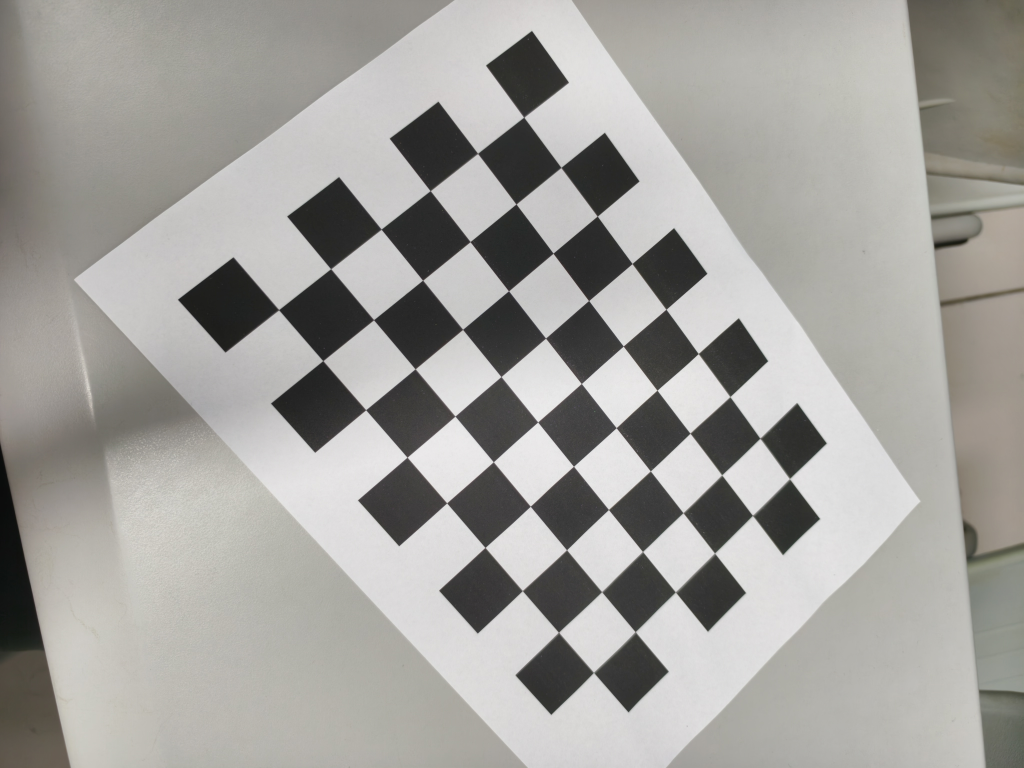
#> input picture 实验一/实验12/待标定图像/1.jpg, 4096 x 3072 px (shown at 1/4 size); its folder holds 4 pictures in this run; the run also reads 1 picture not shown here
$ python task12.py
#> lines starting #> are read from the running program, lines starting #| are printed output that depends on the picture
import cv2
import numpy as np
from pathlib import Path
import matplotlib.pyplot as plt


# =========================
# 1. 基本参数设置
# =========================

# WSL / Ubuntu 下的图片文件夹路径
IMAGE_DIR = Path("/home/lzy/cv-course/build/实验12/待标定图像")

# 输出结果保存文件夹
OUTPUT_DIR = Path("/home/lzy/cv-course/build/实验12/标定结果")
OUTPUT_DIR.mkdir(parents=True, exist_ok=True)

# 棋盘格内角点数量
# 注意：这里是“内角点”数量，不是黑白格子的数量
# 常见作业要求为 9 × 6
CHESSBOARD_SIZE = (9, 6)

# 每个小方格的实际边长，单位：mm
# 如果你用的是 25 mm，就写 25.0；如果是 30 mm，就改成 30.0
SQUARE_SIZE = 25.0


# =========================
# 2. 构造棋盘格三维坐标
# =========================

# objp 用来存放棋盘格角点在真实世界中的三维坐标
# 假设棋盘格平面为 Z = 0
objp = np.zeros((CHESSBOARD_SIZE[0] * CHESSBOARD_SIZE[1], 3), np.float32)

# 生成 (0,0,0), (1,0,0), (2,0,0) ... 这样的点
objp[:, :2] = np.mgrid[
    0:CHESSBOARD_SIZE[0],
    0:CHESSBOARD_SIZE[1]
].T.reshape(-1, 2)

# 乘以实际方格边长，得到单位为 mm 的真实坐标
objp *= SQUARE_SIZE


# =========================
# 3. 读取图片并检测角点
# =========================

# 存放三维点和二维图像点
objpoints = []
imgpoints = []

# 支持的图片格式
image_extensions = ["*.jpg", "*.jpeg", "*.png", "*.bmp", "*.tif", "*.tiff"]

image_paths = []
for ext in image_extensions:
    image_paths.extend(IMAGE_DIR.glob(ext))

image_paths = sorted(image_paths)

if len(image_paths) == 0:
    raise FileNotFoundError(f"没有在该文件夹中找到图片：{IMAGE_DIR}")

print(f"共找到 {len(image_paths)} 张图片。")

# 亚像素角点优化的终止条件
criteria = (
    cv2.TERM_CRITERIA_EPS + cv2.TERM_CRITERIA_MAX_ITER,
    30,
    0.001
)

# 用于记录图像大小
image_size = None

success_count = 0
failed_images = []

for idx, img_path in enumerate(image_paths):
    print(f"\n正在处理第 {idx + 1}/{len(image_paths)} 张图片：{img_path.name}")

    # 为了更好支持中文路径，这里使用 np.fromfile + cv2.imdecode 读取图片
    img_array = np.fromfile(str(img_path), dtype=np.uint8)
    img = cv2.imdecode(img_array, cv2.IMREAD_COLOR)
#> img is the input picture: shape (3072, 4096, 3); mean B, G, R 157, 160.9, 162.5

    if img is None:
        print("读取失败，跳过该图片。")
        failed_images.append(img_path.name)
        continue

    gray = cv2.cvtColor(img, cv2.COLOR_BGR2GRAY)

    if image_size is None:
        image_size = gray.shape[::-1]  # OpenCV 中图像尺寸格式为 (width, height)
#> image_size = (4096, 3072)

    # 检测棋盘格角点
    ret, corners = cv2.findChessboardCorners(
        gray,
        CHESSBOARD_SIZE,
        None
    )
#> ret = False; corners = 50 rows, first 8: [2096, 470], [2245, 671.5], [2065.5, 817.5], [1912, 614.5], [2390.5, 866], [2213.5, 1014], [2036, 1165], [1882, 968]

    if ret:
        success_count += 1
        print("角点检测成功。")

        # 亚像素精度优化
        corners_subpix = cv2.cornerSubPix(
            gray,
            corners,
            winSize=(11, 11),
            zeroZone=(-1, -1),
            criteria=criteria
        )

        objpoints.append(objp)
        imgpoints.append(corners_subpix)

        # 绘制角点检测结果
        img_corners = img.copy()
        cv2.drawChessboardCorners(
            img_corners,
            CHESSBOARD_SIZE,
            corners_subpix,
            ret
        )

        save_path = OUTPUT_DIR / f"角点检测结果_{success_count:02d}_原图{img_path.stem}.jpg"
        cv2.imencode(".jpg", img_corners)[1].tofile(str(save_path))

    else:
        print("角点检测失败。")
        failed_images.append(img_path.name)


print("\n============================")
print("角点检测统计")
print("============================")
print(f"成功检测图片数量：{success_count}")
print(f"检测失败图片数量：{len(failed_images)}")

if failed_images:
    print("\n检测失败的图片：")
    for name in failed_images:
        print(f"- {name}")

if success_count < 3:
    raise RuntimeError("成功检测角点的图片太少，无法完成可靠标定。建议至少使用 10~15 张有效图片。")


# =========================
# 4. 相机标定
# =========================

ret, camera_matrix, dist_coeffs, rvecs, tvecs = cv2.calibrateCamera(
    objpoints,
    imgpoints,
    image_size,
    None,
    None
)

print("\n============================")
print("相机标定结果")
print("============================")

print("\n相机内参矩阵 K：")
print(camera_matrix)

print("\n畸变参数 D：")
print(dist_coeffs)

print("\nOpenCV 返回的 RMS 重投影误差：")
print(ret)


# =========================
# 5. 手动计算平均重投影误差
# =========================

total_error = 0
per_image_errors = []

for i in range(len(objpoints)):
    projected_points, _ = cv2.projectPoints(
        objpoints[i],
        rvecs[i],
        tvecs[i],
        camera_matrix,
        dist_coeffs
    )

    error = cv2.norm(imgpoints[i], projected_points, cv2.NORM_L2) / len(projected_points)
    per_image_errors.append(error)
    total_error += error

mean_error = total_error / len(objpoints)

print("\n每张图片的平均重投影误差：")
for i, error in enumerate(per_image_errors):
    print(f"第 {i + 1} 张有效图片：{error:.4f} pixel")

print("\n总平均重投影误差：")
print(f"{mean_error:.4f} pixel")


# =========================
# 6. 保存标定结果
# =========================

np.savez(
    OUTPUT_DIR / "camera_calibration_result.npz",
    camera_matrix=camera_matrix,
    dist_coeffs=dist_coeffs,
    rvecs=rvecs,
    tvecs=tvecs,
    reprojection_error=mean_error
)

with open(OUTPUT_DIR / "camera_calibration_result.txt", "w", encoding="utf-8") as f:
    f.write("相机标定结果\n")
    f.write("============================\n\n")

    f.write("相机内参矩阵 K：\n")
    f.write(str(camera_matrix))
    f.write("\n\n")

    f.write("畸变参数 D：\n")
    f.write(str(dist_coeffs))
    f.write("\n\n")

    f.write(f"OpenCV RMS 重投影误差：{ret}\n")
    f.write(f"平均重投影误差：{mean_error:.4f} pixel\n\n")

    f.write("每张有效图片的重投影误差：\n")
    for i, error in enumerate(per_image_errors):
        f.write(f"第 {i + 1} 张有效图片：{error:.4f} pixel\n")

    if failed_images:
        f.write("\n角点检测失败图片：\n")
        for name in failed_images:
            f.write(f"{name}\n")


# =========================
# 7. 对一张图片进行去畸变处理
# =========================

# 默认选择第一张成功检测的图片进行去畸变
undistort_img_path = None

for img_path in image_paths:
    img_array = np.fromfile(str(img_path), dtype=np.uint8)
    img = cv2.imdecode(img_array, cv2.IMREAD_COLOR)

    if img is None:
        continue

    gray = cv2.cvtColor(img, cv2.COLOR_BGR2GRAY)
    ret_find, corners = cv2.findChessboardCorners(gray, CHESSBOARD_SIZE, None)

    if ret_find:
        undistort_img_path = img_path
        break

if undistort_img_path is None:
    raise RuntimeError("没有找到可用于去畸变处理的图片。")

img_array = np.fromfile(str(undistort_img_path), dtype=np.uint8)
img = cv2.imdecode(img_array, cv2.IMREAD_COLOR)

h, w = img.shape[:2]
#> h = 4096; w = 3072

# 获取优化后的新相机矩阵
new_camera_matrix, roi = cv2.getOptimalNewCameraMatrix(
    camera_matrix,
    dist_coeffs,
    (w, h),
    alpha=0,
    newImgSize=(w, h)
)

# 去畸变
undistorted = cv2.undistort(
    img,
    camera_matrix,
    dist_coeffs,
    None,
    new_camera_matrix
)
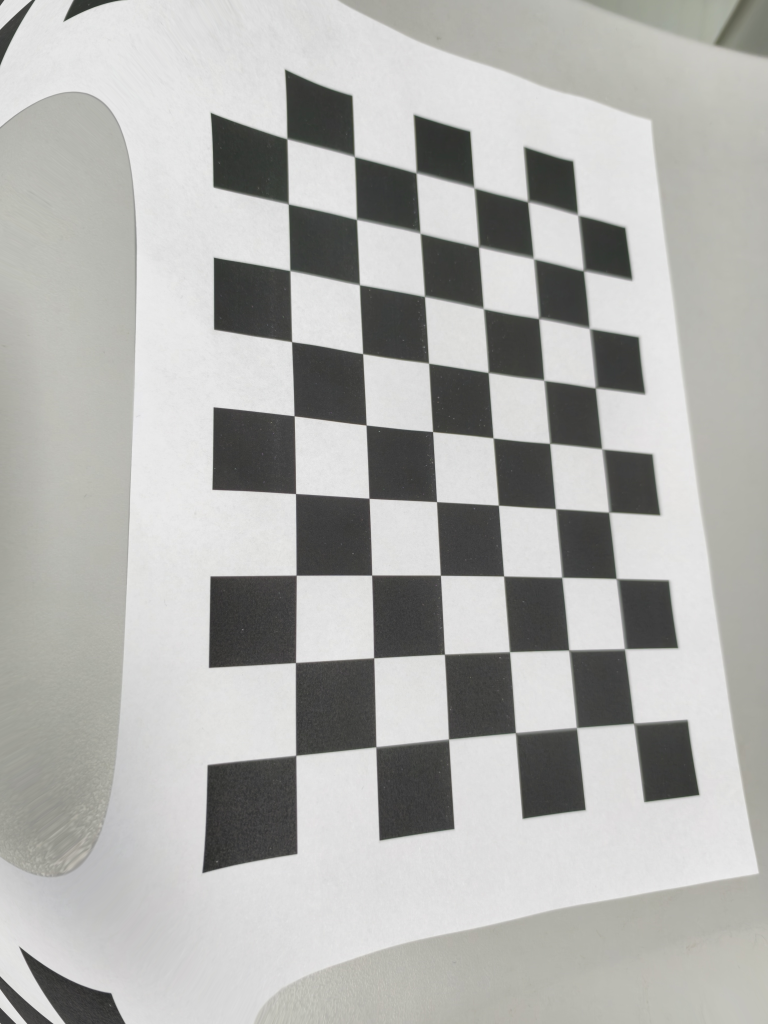
#> undistorted: shape (4096, 3072, 3) (shown at 1/4 size); mean B, G, R 173.9, 176.5, 176.4

#裁剪有效区域
x, y, roi_w, roi_h = roi
if roi_w > 0 and roi_h > 0:
    undistorted_cropped = undistorted[y:y + roi_h, x:x + roi_w]
else:
    undistorted_cropped = undistorted

# 保存原图和去畸变图
original_save_path = OUTPUT_DIR / "original_image.jpg"
undistorted_save_path = OUTPUT_DIR / "undistorted_image.jpg"
undistorted_cropped_save_path = OUTPUT_DIR / "undistorted_cropped_image.jpg"

cv2.imencode(".jpg", img)[1].tofile(str(original_save_path))
cv2.imencode(".jpg", undistorted)[1].tofile(str(undistorted_save_path))
cv2.imencode(".jpg", undistorted_cropped)[1].tofile(str(undistorted_cropped_save_path))


# =========================
# 8. 生成原图与去畸变图对比图
# =========================

img_rgb = cv2.cvtColor(img, cv2.COLOR_BGR2RGB)
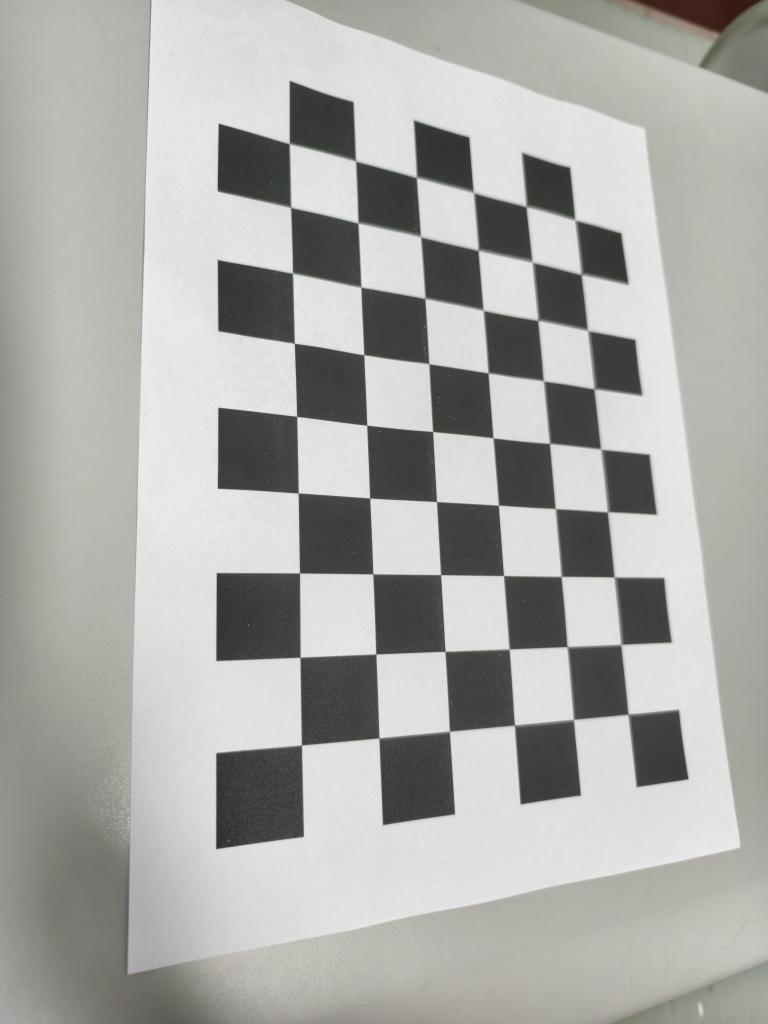
#> img_rgb: shape (4096, 3072, 3) (shown at 1/4 size); mean R, G, B 171.3, 171.2, 168
undistorted_rgb = cv2.cvtColor(undistorted, cv2.COLOR_BGR2RGB)

plt.figure(figsize=(12, 6))

plt.subplot(1, 2, 1)
plt.imshow(img_rgb)
plt.title("Original Image")
plt.axis("off")

plt.subplot(1, 2, 2)
plt.imshow(undistorted_rgb)
plt.title("Undistorted Image")
plt.axis("off")

plt.tight_layout()
comparison_save_path = OUTPUT_DIR / "original_vs_undistorted.png"
plt.savefig(comparison_save_path, dpi=300)
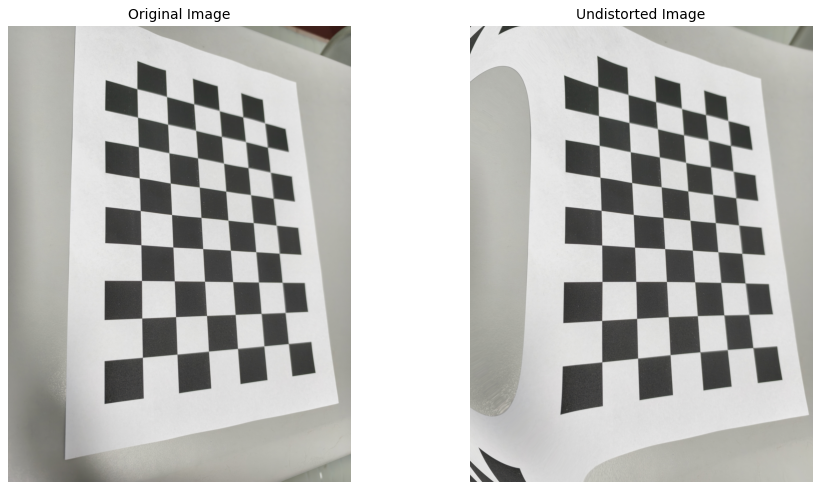
#> figure drawn by matplotlib, 2 panels
plt.close()

print("\n============================")
print("结果文件已保存")
print("============================")
print(f"角点检测图、标定结果、去畸变图片均已保存到：")
print(OUTPUT_DIR)
print(f"\n去畸变对比图：{comparison_save_path}")
